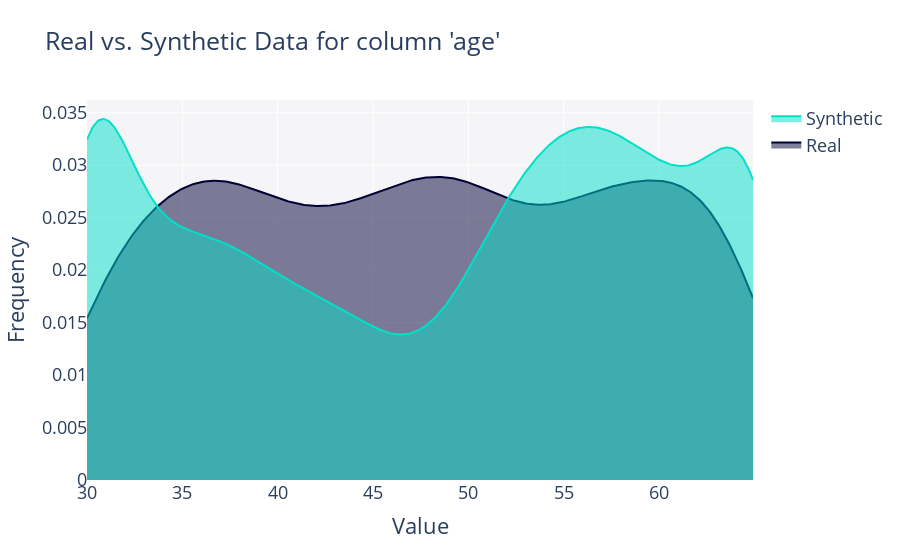

Source (notebook cell):
### Code cell
get_column_plot(
    real_data=datos,
    synthetic_data=synth_data,
    column_name='age'
)

### Figure 1 — Plotly figure (JSON) as saved in the notebook; plotly's stock layout.template omitted (floating-point values rounded to 4 significant figures; data arrays with more than 128 entries replaced by an {"elided": "..."} marker saying what was removed)
{"data": [{"fill": "tozeroy", "hovertemplate": "<b>Real</b><br>Frequency: %{y}<extra></extra>", "legendgroup": "Real", "marker": {"color": "#000036"}, "mode": "lines", "name": "Real", "showlegend": true, "type": "scatter", "x": {"elided": "500 float values"}, "xaxis": "x", "y": {"elided": "500 float values"}, "yaxis": "y"}, {"fill": "tozeroy", "hovertemplate": "<b>Synthetic</b><br>Frequency: %{y}<extra></extra>", "legendgroup": "Synthetic", "marker": {"color": "#01E0C9"}, "mode": "lines", "name": "Synthetic", "showlegend": true, "type": "scatter", "x": {"elided": "500 float values"}, "xaxis": "x", "y": {"elided": "500 float values"}, "yaxis": "y"}], "layout": {"barmode": "overlay", "font": {"size": 18}, "hovermode": "closest", "legend": {"traceorder": "reversed"}, "plot_bgcolor": "#F5F5F8", "title": {"text": "Real vs. Synthetic Data for column 'age'"}, "xaxis": {"anchor": "y2", "domain": [0, 1], "title": {"text": "Value"}, "zeroline": false}, "yaxis": {"anchor": "free", "domain": [0, 1], "position": 0, "title": {"text": "Frequency"}}}}
